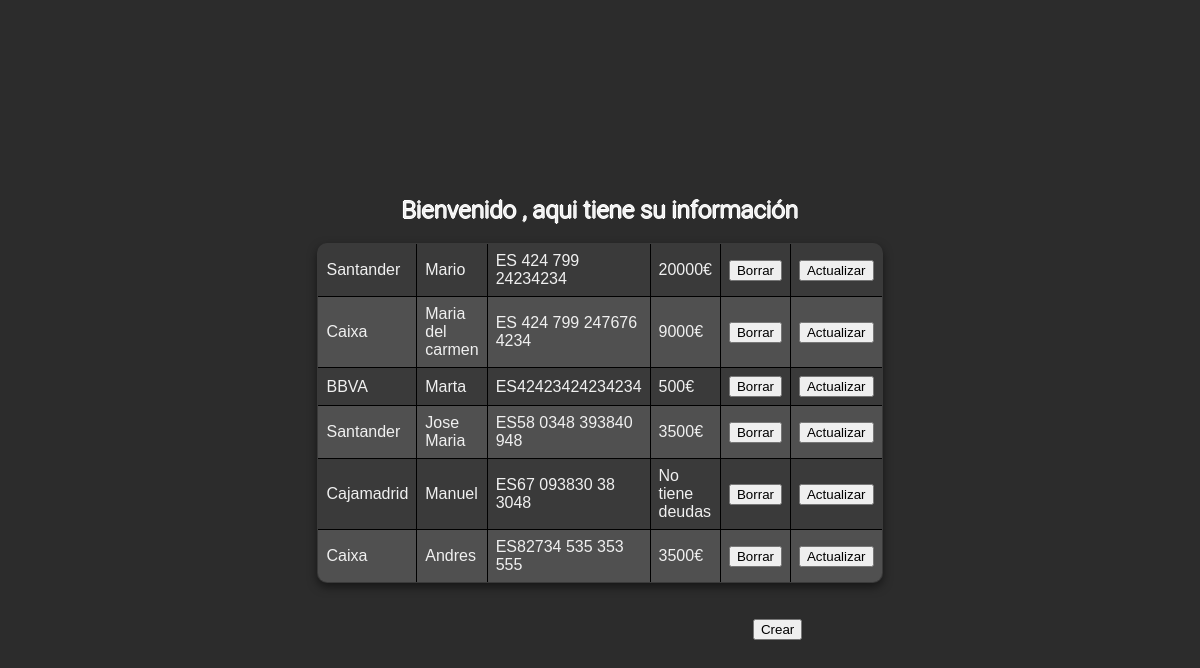
Page /lectura.php on the committed database.
### tables this page shows
CREATE TABLE `elementos` (
  `banco` varchar(100) NOT NULL,
  `nombre` varchar(100) NOT NULL,
  `cuenta_bancaria` varchar(100) NOT NULL,
  `deudas` varchar(100) NOT NULL
);

### lectura.php (the view, shortened to what this page needs)
<html>
    <head>
    </head>
    <body>
        <?php
            $nombre = $_GET["nombre"];
            $onclick = "location.href='crear.php?nombre=$nombre'";
            print "<h2>Bienvenido $nombre, aqui tiene su información</h2>";
            require "db.php";
            $sql = "SELECT * FROM elementos";
            $resultado = mysqli_query($conexion, $sql);
            if(mysqli_num_rows($resultado)> 0){
                print ("<table>");
                while($fila = mysqli_fetch_assoc($resultado)){
                    print("<tr>");
                    print("<td>".$fila['banco']."</td>");
                    print("<td>".$fila['nombre']."</td>");
                    print("<td>".$fila['cuenta_bancaria']."</td>");
                    print("<td>".$fila['deudas']."</td>");
                    print("<td><button onclick=\"if(confirm('¿Estás seguro de que deseas borrar este registro?')) { location.href='borrar.php?cuenta_bancaria=".$fila['cuenta_bancaria']."&nombre=$nombre'; }\">Borrar</button></td>");
                    print("<td><button onclick=\"location.href='actualizar.php?cuenta_bancaria=".$fila['cuenta_bancaria']."&nombre=$nombre'; }\">Actualizar</button></td>");
                    print("</tr>");
                }
                print("</table>");
                print("<br>");
            }
        ?>
        <br>
        <input id = "botoncrear" type = "submit" value = "Crear" <?php print "onclick=$onclick" ?>>
    </body>
</html>

### lectura.php (style rules this page uses)
table, th, td { border:1px solid black; border-collapse: collapse; }
body { background-color: whitesmoke; }
h2 { text-align: center; align-content: center; text-shadow:1px 0px 0px white, 0px 1px 0px white, -1px 0px 0px white, 0px -1px 0px white; font-family: 'Roboto Light', sans-serif; font-weight: 300; }
table { margin: 0 auto; background-color: white; }
#botoncrear { margin-left: 30%; }
body { font-family: Arial, sans-serif; background-color: #2c2c2c; color: #f0f0f0; display: flex; flex-direction: column; justify-content: center; align-items: center; height: 100vh; }
table { width: 40%; border-collapse: collapse; background-color: #3a3a3a; box-shadow: 0px 4px 10px rgba(0, 0, 0, 0.5); border-radius: 10px; overflow: hidden; }
th, td { padding: 8px; text-align: left; }
tr:nth-child(even) { background-color: #505050; }

### rows in the picture
elementos: banco "Santander", nombre "Mario", cuenta_bancaria "ES 424 799 24234234", deudas "20000€"
elementos: banco "Caixa", nombre "Maria del carmen", cuenta_bancaria "ES 424 799 247676 4234", deudas "9000€"
elementos: banco "BBVA", nombre "Marta", cuenta_bancaria "ES42423424234234", deudas "500€"
elementos: banco "Santander", nombre "Jose Maria", cuenta_bancaria "ES58 0348 393840 948", deudas "3500€"
elementos: banco "Cajamadrid", nombre "Manuel", cuenta_bancaria "ES67 093830 38 3048", deudas "No tiene deudas"
elementos: banco "Caixa", nombre "Andres", cuenta_bancaria "ES82734 535 353 555", deudas "3500€"
